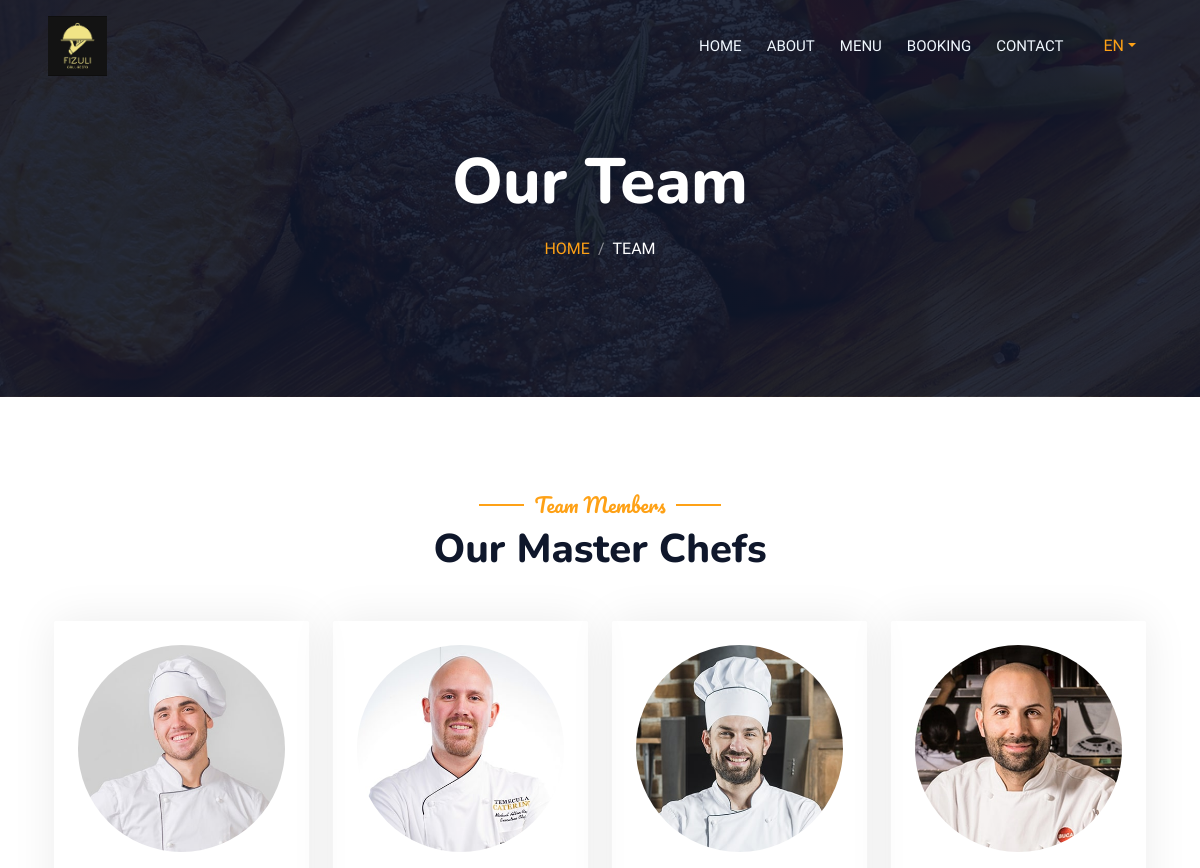
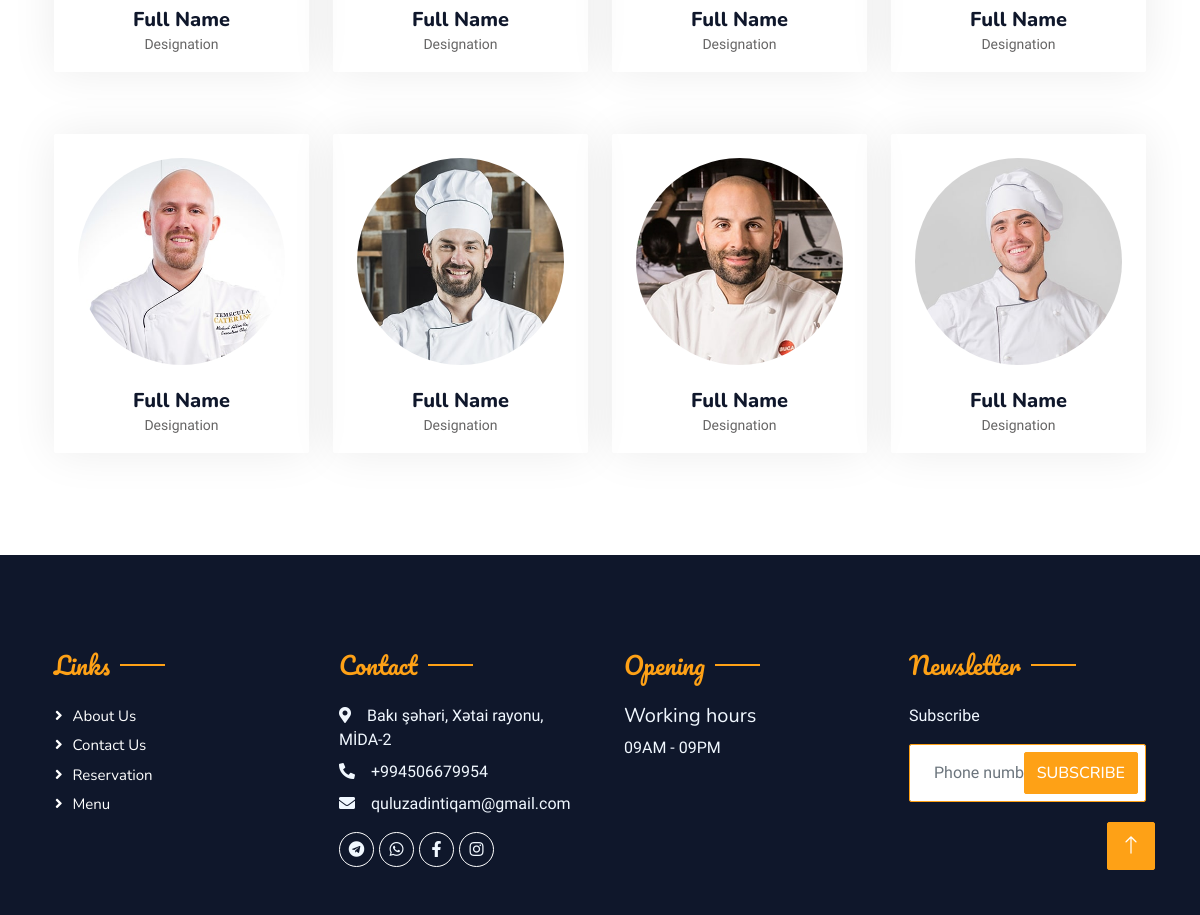
The app's page /our-team/, older data (2 pictures, top to bottom).
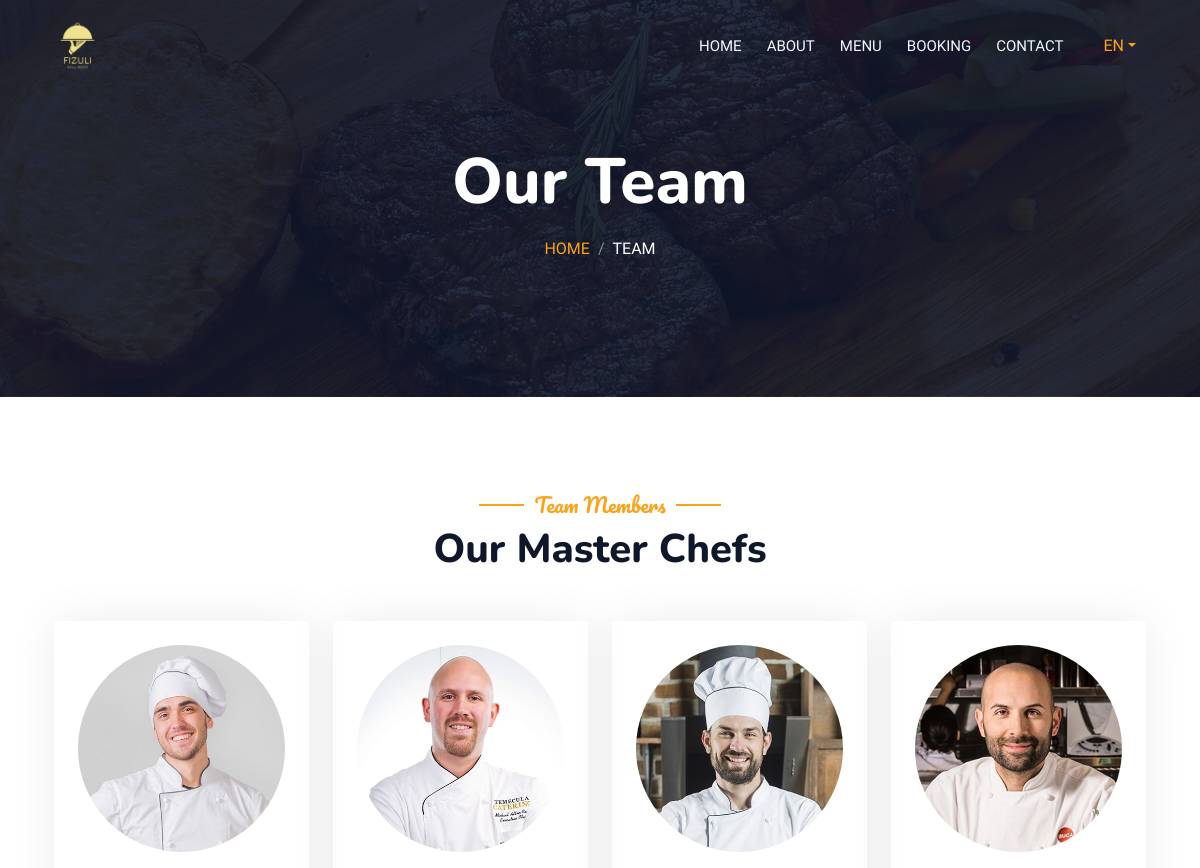
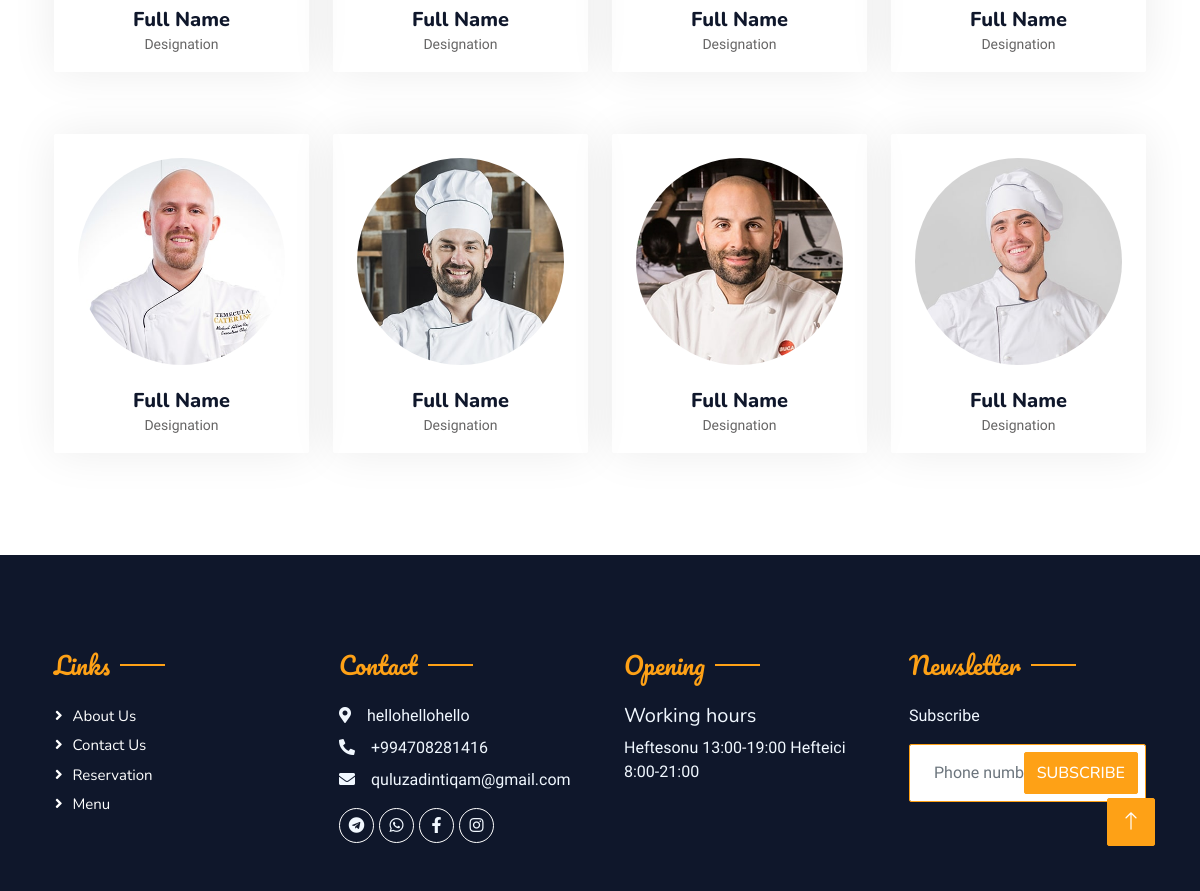
The same page, newer data (2 pictures, top to bottom).
### restaurant/models.py (models this page shows, shortened)
class MainDetails(DateMixin, SlugMixin):
    location = models.TextField(verbose_name="Ünvan")
    phone_number = models.TextField(verbose_name="Əlaqə nömrəsi")
    email = models.EmailField(verbose_name="E-mail")
    working_time = models.TextField(verbose_name="İş vaxtları")
    logo = models.ImageField(upload_to=Uploader.upload_photo_for_logo, verbose_name="Saytın loqosu")
    video_url = models.TextField(verbose_name="Video linki", null=True, blank=True)
    map_url = models.TextField(verbose_name="Xerite linki", null=True, blank=True)
    class Meta:
        ordering = ("-created_at",)
        verbose_name = "Əsas məlumat"
        verbose_name_plural = "Əsas məlumatlar"

### restaurant/views.py (the view)
# urls.py: path("our-team/", our_team, name='team'),
def our_team(request):
    context = {}
    return render(request, "team.html", context)

### restaurant/context_processors.py (called while the page is built)
def total_view(request):
    myvalue = request.POST.get("subscribe")
    if myvalue:
        obj = Subscribe(phone_number=myvalue)
        obj.save()
    details = MainDetails.objects.first()
    socials = SocialMedia.objects.all()
    return {"details": details, "socials": socials}

### templates/team.html (shortened to what the changed rows need)
{% extends 'base.html' %}
{% load static %}
{% block body %}
            <div class="container-xxl py-5 bg-dark hero-header mb-5">
                <div class="container text-center my-5 pt-5 pb-4">
                    <h1 class="display-3 text-white mb-3 animated slideInDown">Our Team</h1>
                </div>
            </div>
        </div>
        <div class="container-xxl pt-5 pb-3">
            <div class="container">
                <div class="text-center wow fadeInUp" data-wow-delay="0.1s">
                    <h1 class="mb-5">Our Master Chefs</h1>
                </div>
            </div>
        </div>
        {% endblock body %}

### templates/base.html (shortened to what the changed rows need)
{% load static %}
{% load i18n %}
{% get_current_language as LANGUAGE_CODE %}
{% get_available_languages as LANGUAGES %}
<!DOCTYPE html>
<html lang="en">
<head>
    <link href="https://cdnjs.cloudflare.com/ajax/libs/font-awesome/5.10.0/css/all.min.css" rel="stylesheet">
    <link href="https://cdn.jsdelivr.net/npm/bootstrap-icons@1.4.1/font/bootstrap-icons.css" rel="stylesheet">
    <link href="{% static 'lib/animate/animate.min.css' %}" rel="stylesheet">
    <link href="{% static 'lib/owlcarousel/assets/owl.carousel.min.css' %}" rel="stylesheet">
    <link href="{% static 'lib/tempusdominus/css/tempusdominus-bootstrap-4.min.css' %}" rel="stylesheet" />
    <link rel="stylesheet" href="https://cdnjs.cloudflare.com/ajax/libs/bootstrap/5.3.2/css/bootstrap.min.css" />
    <link href="{% static 'css/bootstrap.min.css' %}" rel="stylesheet">
    <link href="{% static 'css/style.css' %}" rel="stylesheet">
</head>
<body>
    <div class="container-xxl bg-white p-0">
        <div class="container-xxl position-relative p-0">
            <nav class="navbar navbar-expand-lg navbar-dark bg-dark px-4 px-lg-5 py-3 py-lg-0">
                <a href="{% url 'home' %}" class="navbar-brand p-0">
                    <h1 class="text-primary m-0"><img src="{{details.logo.url}}" alt=""></h1>
                </a>
            </nav>
            {% block body %}
            {% endblock body %}
        <div class="container-fluid bg-dark text-light footer pt-5 mt-5 wow fadeIn" data-wow-delay="0.1s">
            <div class="container py-5">
                <div class="row g-5">
                    <div class="col-lg-3 col-md-6">
                        <h4 class="section-title ff-secondary text-start text-primary fw-normal mb-4">Contact</h4>
                        <p class="mb-2"><i class="fa fa-map-marker-alt me-3"></i>{{details.location}}</p>
                        <p class="mb-2"><i class="fa fa-phone-alt me-3"></i>{{details.phone_number}}</p>
                        <p class="mb-2"><i class="fa fa-envelope me-3"></i>{{details.email}}</p>
                        <div class="d-flex pt-2">
                           {% for s in socials %}
                            {% if s.social_media == 'wp' %}
                            <a class="btn btn-outline-light btn-social" href="https://wa.me/{{s.link}}"><i class="fab fa-whatsapp"></i></a>
                            {% endif %}
                            {% if s.social_media == 'insta' %}
                            <a class="btn btn-outline-light btn-social" href="https://{{s.link}}"><i class="fab fa-instagram"></i></a>
                            {% endif %}
                            {% if s.social_media == 'telegram' %}
                            <a class="btn btn-outline-light btn-social" href="https://t.me/{{s.link}}"><i class="fab fa-telegram"></i></a>
                            {% endif %}
                            {% if s.social_media == 'fb' %}
                            <a class="btn btn-outline-light btn-social" href="https://{{s.link}}"><i class="fab fa-facebook-f"></i></a>
                            {% endif %}
                            {% endfor %}
                        </div>
                    </div>
                    <div class="col-lg-3 col-md-6">
                        <h4 class="section-title ff-secondary text-start text-primary fw-normal mb-4">{% trans 'Opening' %}</h4>
                        <h5 class="text-light fw-normal">{% trans 'Working hours' %}</h5>
                        <p>{{details.working_time}}</p>
                    </div>
                </div>
            </div>
        </div>
    </div>
</body>
</html>

Row changes from the older to the newer data that the page shows:
removed MainDetails: logo (picture), location "Bakı şəhəri, Xətai rayonu, MİDA-2", phone_number "+994506679954", email "quluzadintiqam@gmail.com", working_time "09AM - 09PM"
added MainDetails: logo (picture), location "hellohellohello", phone_number "+994708281416", email "quluzadintiqam@gmail.com", working_time "Heftesonu 13:00-19:00 Hefteici 8:00-21:00"
